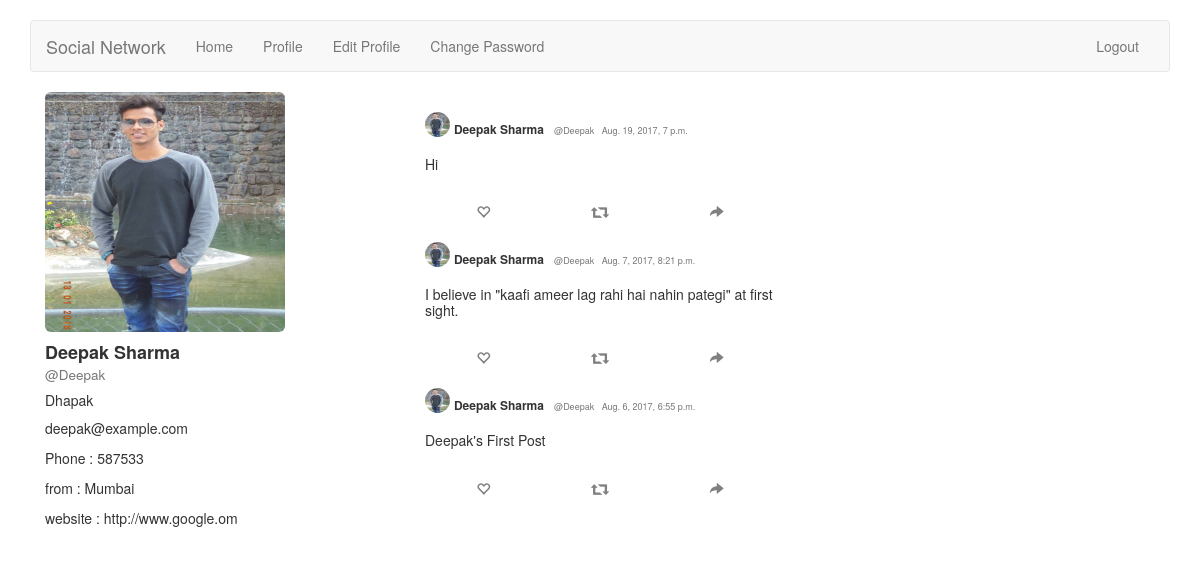
/accounts/profile/ (signed in), run on an earlier commit of the app's database.
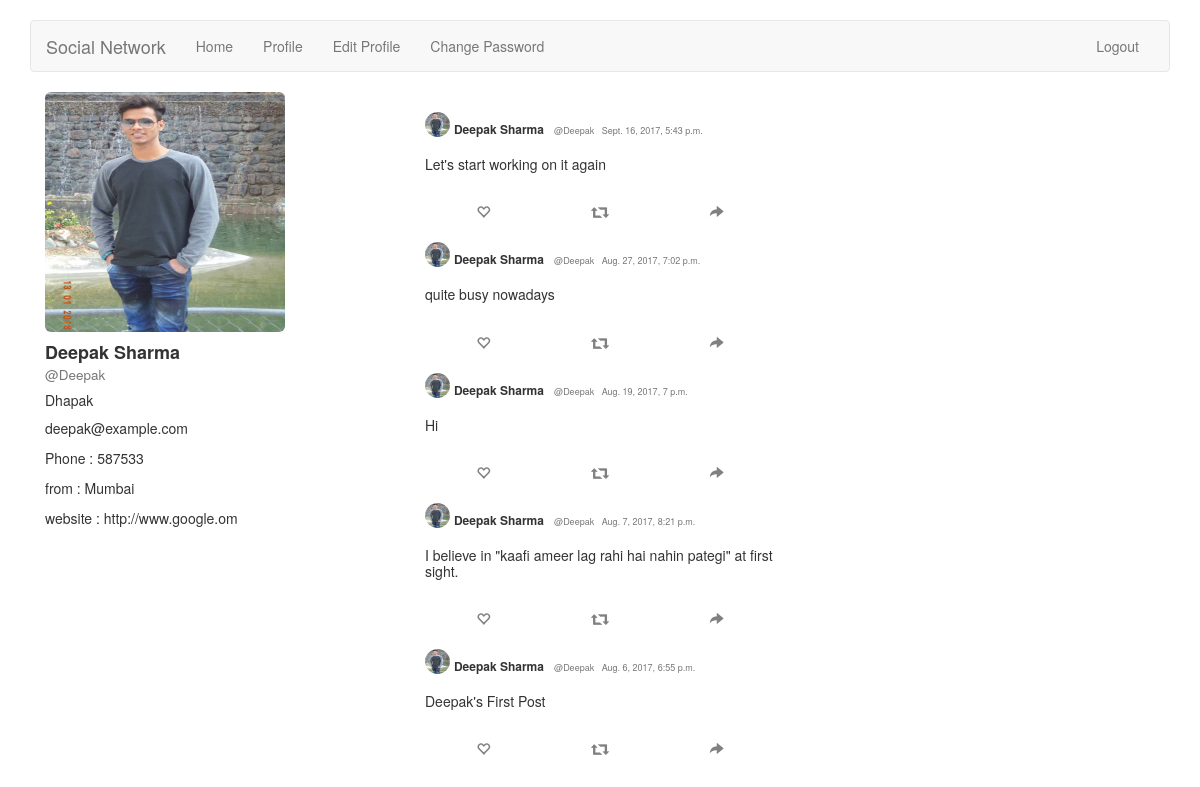
And on a later commit of the database.
### accounts/models.py (models this page shows, shortened)
class UserProfile(models.Model):
    user = models.OneToOneField(User)
    description = models.CharField(max_length=100, default='')
    city = models.CharField(max_length=100, default='')
    website = models.URLField(default='')
    phone = models.IntegerField(default=0)
    image = models.ImageField(upload_to='profile_image', blank=True)
    objects = models.Manager()
    Satara = UserProfileManager()

### home/models.py (models this page shows, shortened)
class Post(models.Model):
    post = models.TextField(max_length=160)
    user = models.ForeignKey(User)
    created = models.DateTimeField(auto_now_add=True)
    updated = models.DateTimeField(auto_now=True)
    likes = models.IntegerField(default=0)
    re_tweets = models.IntegerField(default=0)

### accounts/views.py (the view)
# urls.py: url(r'^profile/(?P<pk>\d+)/$', views.view_profile, name='view_profile_with_pk'),
def view_profile(request, pk=None):
    if pk:
        user = User.objects.get(pk=pk)
    else:
        user = request.user
    print(user.id)
    posts = Post.objects.all().order_by('-created')
    userpost = Post.objects.filter(user=user).order_by('-created')
    args = {'user': user, 'posts':posts, 'userpost':userpost,}
    return render(request, 'accounts/profile.html', args)

### accounts/templates/accounts/profile.html (shortened to what this page needs)
{% extends 'base.html' %}
    {% block body %}
        <div class="container">
            <div class="col-md-4">
                {% if user.userprofile.image %}
                    <img src="{{ user.userprofile.image.url }}" class="img-rounded" width="240" height="240">
                {% endif %}
                <h4><b>{{ user.get_full_name }} </b><br> <small>@{{ user.username }}</small></h4>
                <p><h5>{{user.userprofile.description }}</h5></p>
                <p>{{ user.email }}</p>
                <p>Phone : {{ user.userprofile.phone }}</p>
                <p>from : {{ user.userprofile.city }}</p>
                <p>website : {{ user.userprofile.website }}</p>
            </div>
            <div class="col-md-4">
                {% for post in userpost %}
                 <div>
            <table style="width:100%">
                <tr>
                    <td colspan="3"><p style="float: left;"><img src="{{ post.user.userprofile.image.url }}"
                                                     height="25px" width="25px" border="1px" class="img-circle">&nbsp
                        </p>
                        <p><h6 ><b>{{ post.user.get_full_name }}</b> &nbsp <small>@{{ post.user.username }}
                        &nbsp {{ post.created }}
                </small></h6></p>
                    </td>
                </tr>
                <tr>
                    <td colspan="3">
                         <h5>{{ post.post }}</h5><br>
                    </td>
                </tr>
                <tr style="color: #808080;">
                    <td colspan="1" align="center">
                            <span class="glyphicon glyphicon-heart-empty" aria-hidden="true"></span>
                    </td>
                    <td colspan="1" align="center">
                            <span class="glyphicon glyphicon-retweet" aria-hidden="true"></span>
                    </td>
                    <td colspan="1" align="center">
                            <span class="glyphicon glyphicon-share-alt" aria-hidden="true"></span>
                    </td><br>
                </tr>
            </table>
            </div>
        {% endfor %}
            </div>
        </div>
    {% endblock %}

### accounts/templates/base.html (shortened to what this page needs)
<!DOCTYPE html>
<html lang="en">
<head>
    <link rel="stylesheet" href="https://maxcdn.bootstrapcdn.com/bootstrap/3.3.7/css/bootstrap.min.css"
>
</head>
<body>
<div class="container">
    <br>
      <nav class="navbar navbar-default">
        <div class="container-fluid">
          <div class="navbar-header">
            <a class="navbar-brand" href="/">Social Network</a>
          </div>
          <div id="navbar" class="navbar-collapse collapse">
              {% if user.is_authenticated %}
              <ul class="nav navbar-nav">
                  <li><a href="{% url 'home:home' %}">Home</a></li>
                   <li><a href="{% url 'accounts:view_profile' %}">Profile</a></li>
                   <li><a href="{% url 'accounts:edit_profile' %}">Edit Profile</a></li>
                   <li><a href="{% url 'accounts:change_password' %}">Change Password</a></li>
              </ul>
              <ul class="nav navbar-nav navbar-right">
                  <li><a href="{% url 'accounts:logout' %}">Logout</a></li>
              </ul>
              {% endif %}
          </div>
        </div>
      </nav>
</div>
{% block body %}{% endblock %}
</body>
</html>

What changed in the data, as far as the page shows it:
added Post: user.userprofile.image (picture), user.get_full_name "Deepak Sharma", user.username "Deepak", created "Sept. 16, 2017, 5:43 p.m.", post "Let's start working on it again"
added Post: user.userprofile.image (picture), user.get_full_name "Deepak Sharma", user.username "Deepak", created "Aug. 27, 2017, 7:02 p.m.", post "quite busy nowadays"
